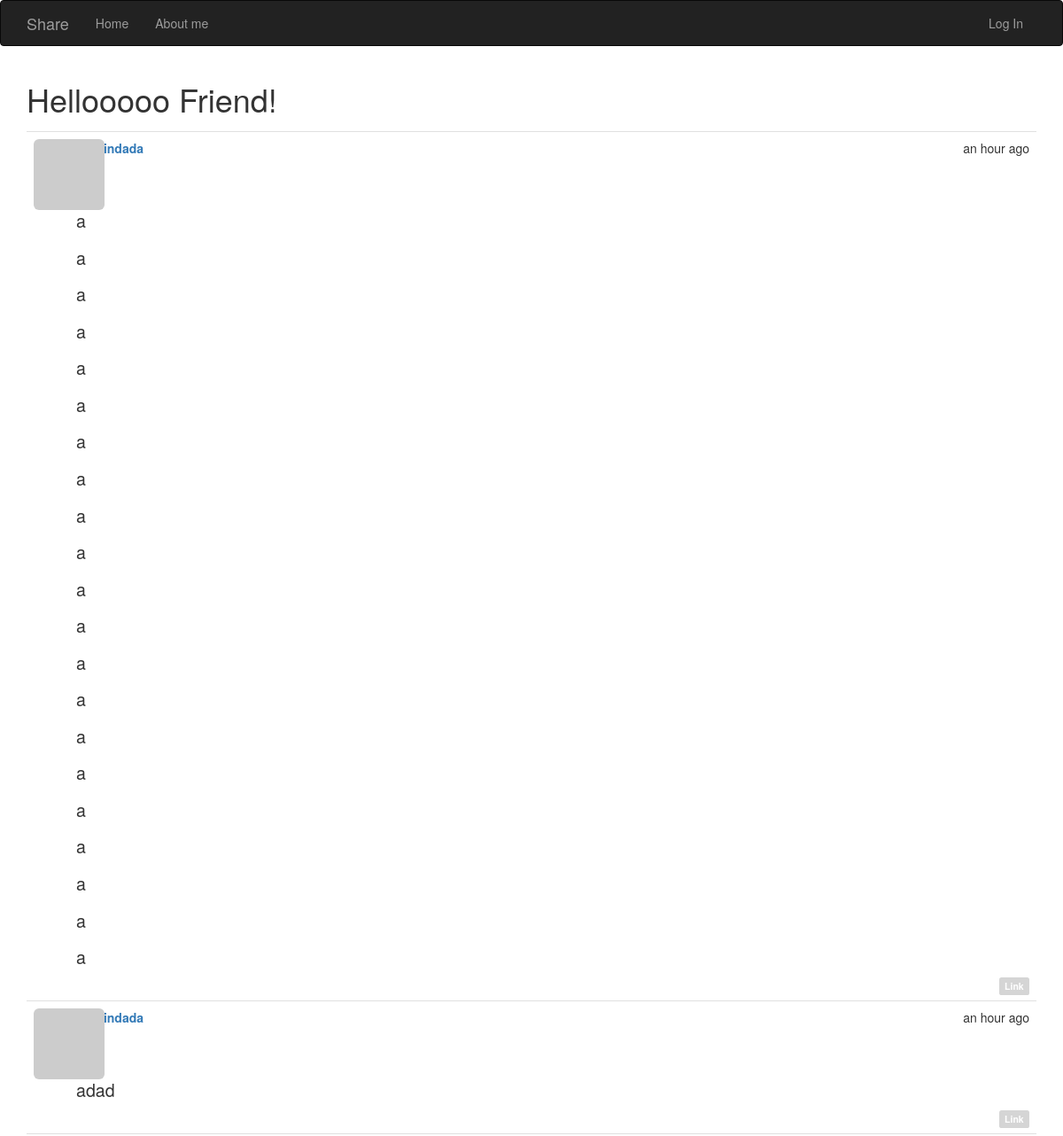
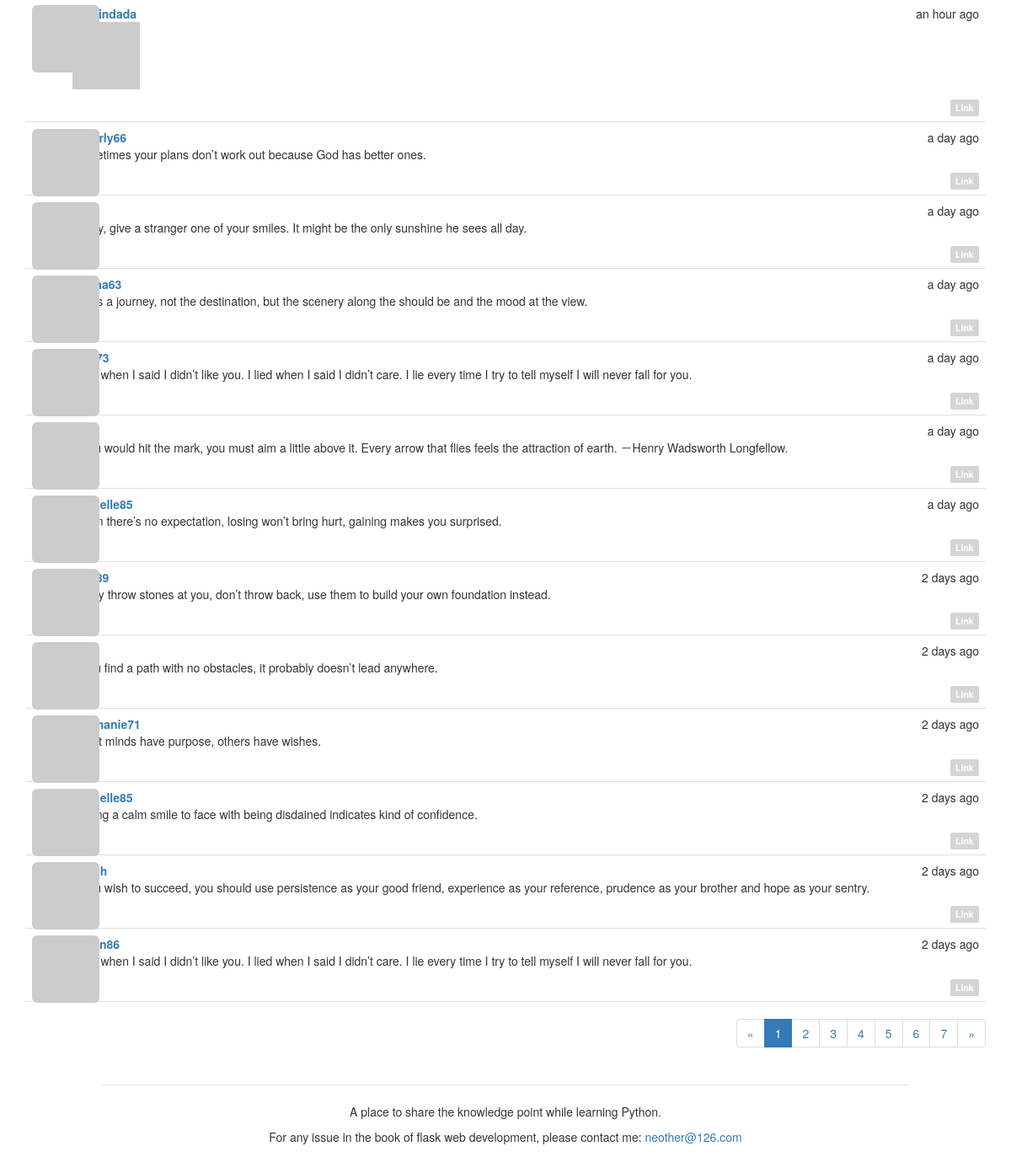
The page / on the database its author committed (2 pictures, top to bottom).
### app/models.py (models this page shows, shortened)
class Post(db.Model):
    __tablename__ = 'posts'
    id = db.Column(db.Integer, primary_key=True)
    body = db.Column(db.Text)
    timestamp = db.Column(db.DateTime, index=True, default=datetime.utcnow)
    author_id = db.Column(db.Integer, db.ForeignKey('users.id'))
    body_html = db.Column(db.Text)
    comments = db.relationship('Comment', backref='post', lazy='dynamic')

class User(UserMixin, db.Model):
    __tablename__ = 'users'
    id = db.Column(db.Integer, primary_key=True)
    email = db.Column(db.String(64), unique=True, index=True)
    username = db.Column(db.String(64), unique=True, index=True)
    password_hash = db.Column(db.String(128))
    role_id = db.Column(db.Integer, db.ForeignKey('roles.id'))
    confirmed = db.Column(db.Boolean, default=False)
    name = db.Column(db.String(64))
    location = db.Column(db.String(64))
    about_me = db.Column(db.Text())
    member_since = db.Column(db.DateTime(), default=datetime.utcnow)
    last_seen = db.Column(db.DateTime(), default=datetime.utcnow)
    avatar_hash = db.Column(db.String(32))
    posts = db.relationship('Post', backref='author', lazy='dynamic')
    comments = db.relationship('Comment', backref='author', lazy='dynamic')
    @property
    def password(self):
        raise AttributeError('password is not a readable attribute')
    def gravatar_hash(self):
        return hashlib.md5(self.email.lower().encode('utf-8')).hexdigest()
    def gravatar(self, size=100, default='identicon', rating='g'):
        url = 'https://secure.gravatar.com/avatar'
        hash = self.avatar_hash or self.gravatar_hash()
        return '{url}/{hash}?s={size}&d={default}&r={rating}'.format(
            url=url, hash=hash, size=size, default=default, rating=rating)

### app/main/views.py (the view)
@main.route('/', methods=['GET', 'POST'])
def index():
    form = PostForm()
    if current_user.can(Permission.WRITE) and form.validate_on_submit():
        post = Post(body=form.body.data,
                    author=current_user._get_current_object())
        db.session.add(post)
        db.session.commit()
        return redirect(url_for('.index'))
    page = request.args.get('page', 1, type=int)
    pagination = Post.query.order_by(Post.timestamp.desc()).paginate(
        page, per_page=current_app.config['FLASKY_POSTS_PER_PAGE'],
        error_out=False)
    posts = pagination.items
    return render_template('index.html', form=form, posts=posts,
                           pagination=pagination)

### app/auth/views.py (called while the page is built)
@auth.before_app_request
def before_request():
    if current_user.is_authenticated:
        current_user.ping()
        if not current_user.confirmed \
                and request.blueprint != 'auth' \
                and request.endpoint != 'static':
            return redirect(url_for('auth.unconfirmed'))

### app/main/__init__.py (called while the page is built)
@main.app_context_processor
def inject_permissions():
    return dict(Permission=Permission)

### app/models.py (called while the page is built)
    def can(self, permissions):
        return False

### app/templates/index.html (shortened to what this page needs)
{% extends "base.html" %}
{% import "bootstrap/wtf.html" as wtf %}
{% import "_macros.html" as macros %}
{% block page_content %}
        <h1>Hellooooo {% if current_user.is_authenticated %}{{ current_user.username }}{% else %}Friend{% endif %}!</h1>
    {% include '_posts.html' %}
    {% if pagination %}
        <div class="pagination">
            {{ macros.pagination_widget(pagination, '.index') }}
        </div>
    {% endif %}
{% endblock %}

### app/templates/_posts.html (shortened to what this page needs)
<ul class="posts">
    {% for post in posts %}
        <li class="post">
            <div class="profile-thumbnail">
                <a href="{{ url_for('.user', username=post.author.username) }}">
                    <img class="img-rounded profile-thumbnail"
                    src="{{ post.author.gravatar(size=40) }}">
                </a>
            </div>
            <div class="post-content">
                <div class="post-date">{{ moment(post.timestamp).fromNow() }}</div>
                <div class="post-author">
                    <a href="{{ url_for('.user', username=post.author.username) }}">
                        {{ post.author.username }}
                    </a>
                </div>
                <div class="post-body">
                    {% if post.body_html %}
                        {{ post.body_html | safe}}
                    {% else %}
                        {{ post.body }}
                    {% endif %}
                </div>
                <div class="post-footer">
                                <a href="{{ url_for('.post', id=post.id) }}">
                                    <span class="label label-default">Link</span></a>
                                    </div>
                                </div>
                            </li>
                        {% endfor %}
                    </ul>

### app/static/styles.css (style rules this page uses)
.profile-thumbnail { position: absolute; }
ul.posts { list-style-type: none; padding: 0px; margin: 16px 0px 0px 0px; border-top: 1px solid #e0e0e0; }
ul.posts li.post { padding: 8px; border-bottom: 1px solid #e0e0e0; }
div.post-date { float: right; }
div.post-author { font-weight: bold; }
div.post-content { margin-left: 48px; min-height: 48px; }
div.post-footer { text-align: right; }
div.pagination { width: 100%; text-align: right; padding: 0px; margin: 0px; }
.post-body h1 { font-size: 140%; }
.label-default { background-color: #D5D5D5; }

### rows shown on the page
Post: timestamp "an hour ago", author.username "Admindada", body_html "a a a a a a a a a a a a a a a a a a a a a"
Post: timestamp "an hour ago", author.username "Admindada", body_html "adad"
Post: timestamp "an hour ago", author.username "Admindada"
Post: timestamp "a day ago", author.username "beverly66", body_html "Sometimes your plans don’t work out because God has better ones."
Post: timestamp "a day ago", body_html "Today, give a stranger one of your smiles. It might be the only sunshine he sees all day."
Post: timestamp "a day ago", body_html "Life is a journey, not the destination, but the scenery along the should be and the mood at the view."
Post: timestamp "a day ago", body_html "I lied when I said I didn’t like you. I lied when I said I didn’t care. I lie every time I try to tell myself I will never fall for you."
Post: timestamp "a day ago", body_html "If you would hit the mark, you must aim a little above it. Every arrow that flies feels the attraction of earth. －Henry Wadsworth Longfellow."
Post: timestamp "a day ago", author.username "michelle85", body_html "When there’s no expectation, losing won’t bring hurt, gaining makes you surprised."
Post: timestamp "2 days ago", body_html "If they throw stones at you, don’t throw back, use them to build your own foundation instead."
Post: timestamp "2 days ago", body_html "If you find a path with no obstacles, it probably doesn’t lead anywhere."
Post: timestamp "2 days ago", author.username "stephanie71", body_html "Great minds have purpose, others have wishes."
Post: timestamp "2 days ago", author.username "michelle85", body_html "Having a calm smile to face with being disdained indicates kind of confidence."
Post: timestamp "2 days ago", body_html "If you wish to succeed, you should use persistence as your good friend, experience as your reference, prudence as your brother and hope as your sentry."
Post: timestamp "2 days ago", body_html "I lied when I said I didn’t like you. I lied when I said I didn’t care. I lie every time I try to tell myself I will never fall for you."

### other values the page prints
{{ p }} "1"
{{ p }} "2" "3" "4" "5" "6" "7"
